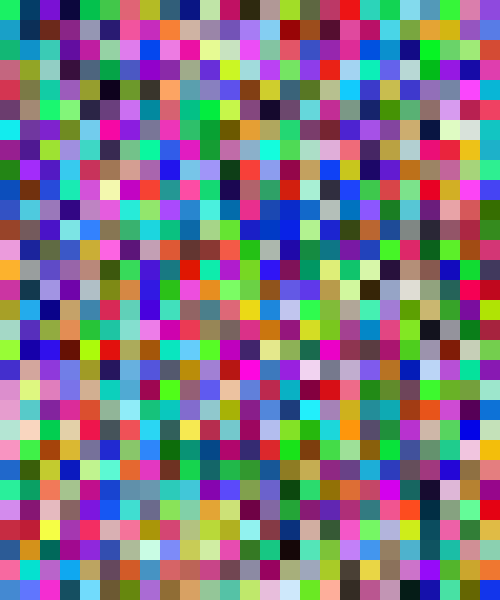
Frame 1 (no input)
Frame 60 (the mouse pressed at the canvas centre just before this capture): identical to frame 1, image omitted
Frame 120 (the mouse held since frame 60 and released just before this capture): identical to frame 1, image omitted

The Processing sketch that drew this single still picture (run headless with seeded random() and noise(); from frame 60 on, the mouse is pressed at the canvas centre):

// Processing sketch: day3_13_for_loop_examples
// ── day3_13_for_loop_examples.pde
void setup() {
  size(500, 600);
  background(0); // black

  // i++;         // i = i + 1;
  // i += 5;      // i = i + 5;
  // i += 3;      // i = i + 3;
  // i += -10;    // i = i - 10;

  // i--;         // i = i - 1;
  // i -= 3;      // i = i - 3;

  // i *= 5;      // i = i * 5;
  // i /= 2;      // i = i / 2;

  // how many times?
  for (int i=0; i<5; i++) {
    int x = 10 + i*50;
    int y = height/2;
    int w = 20;
    int h = 20 + i*10;
    noStroke();
    fill(random(255), random(255), random(255));
    rect(x, y, w, h);
    println(i + " " + x);
  }
  for (int i=0; i<10; i++) {
    int h = 100 + i*5;
    stroke(255);
    line(0, h, width, h);
  }

  // range?
  // 0 to width?  0 to height?  0 to 360(angle)?  0-255(color)?
  int rectSize = 20;
  for (int y=0; y<height; y += rectSize) {
    // line!
    for (int x=0; x<width; x += rectSize) {
      noStroke();
      fill(random(255), random(255), random(255));
      
      // extra! gradation
      //float r = map(x, 0, width, 0, 255);
      //float g = map(y, 0, height, 255, 0);
      //float b = map(x, 0, width, 255, 0);
      //fill(r,g,b);
      
      rect(x, y, rectSize, rectSize);
    }
  }
}

void draw() {
  //
}
